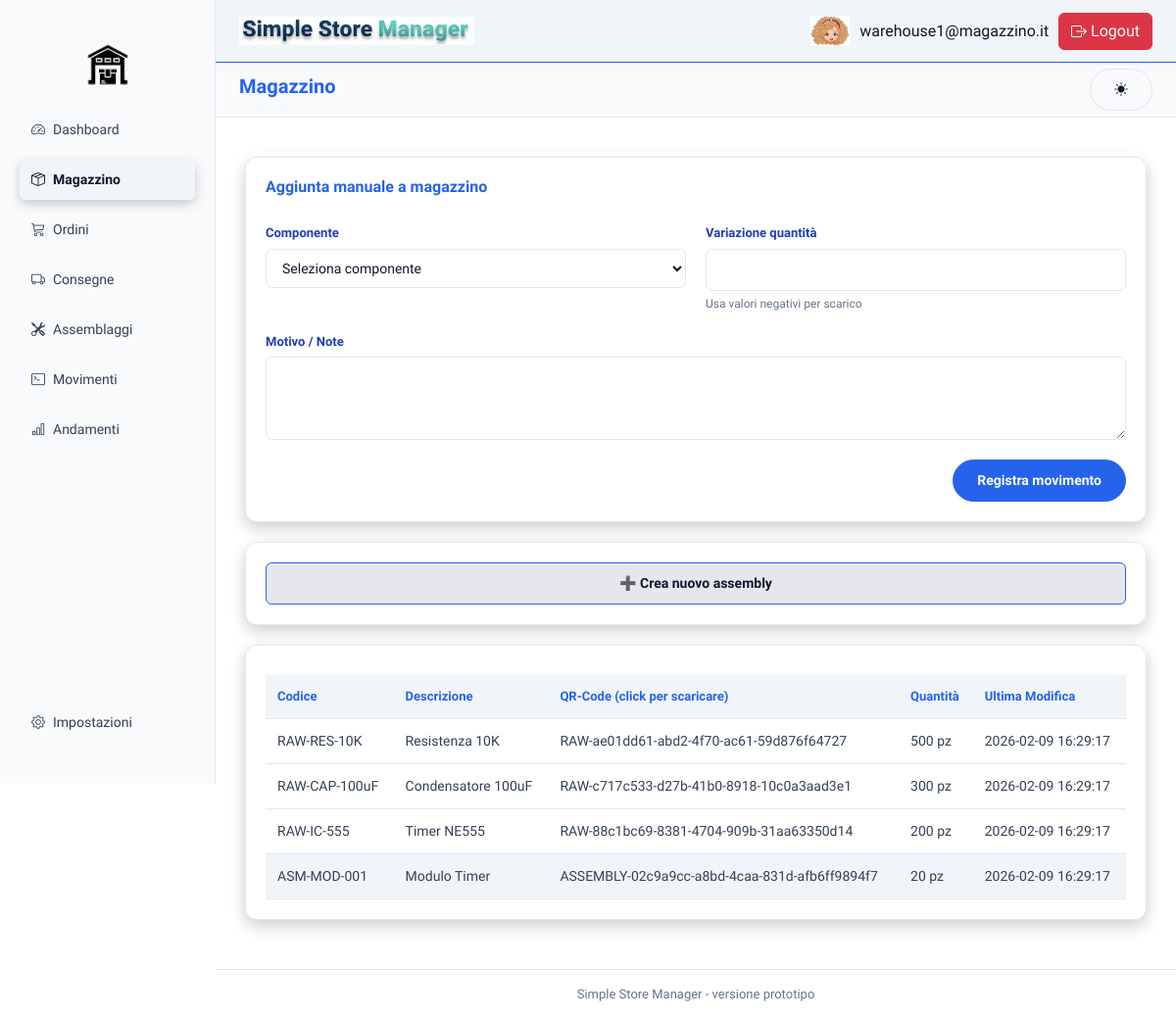
The app's page /index.php?page=magazzino (signed in) with its own data.
### tables this page shows
CREATE TABLE componenti (
    id INT(5) AUTO_INCREMENT PRIMARY KEY,
    sku VARCHAR(50) UNIQUE NOT NULL,
    nome VARCHAR(30) NOT NULL,
    qrcode VARCHAR(100) UNIQUE,
    unita_misura VARCHAR(10),
    tipo ENUM('RAW', 'ASSEMBLY') NOT NULL
);

CREATE TABLE stock (
    id_componente INT PRIMARY KEY,
    quantita INT NOT NULL DEFAULT 0,
    ultima_modifica DATETIME NOT NULL 
        DEFAULT CURRENT_TIMESTAMP 
        ON UPDATE CURRENT_TIMESTAMP,
    CONSTRAINT chk_stock_quantita CHECK (quantita >= 0)
);

### backend/query/componenti.php (called while the page is built, shortened)
<?php
function getComponenti(){
    $pdo=connect();
    $sql = "SELECT *
    FROM componenti c
    JOIN stock s ON c.id = s.id_componente
    ORDER BY c.tipo;";
    $stmt = $pdo->prepare($sql);
    $stmt->execute();
    return $stmt->fetchAll(PDO::FETCH_ASSOC);
}
?>

### frontend/magazzino/showStock.php (the view, shortened to what this page needs)
<div class="card full">
    <table class="orders-table">
        <thead>
            <tr>
                <th>Codice</th>
                <th>Descrizione</th>
                <th>QR-Code (click per scaricare)</th>
                <th>Quantità</th>
                <th>Ultima Modifica</th>
            </tr>
        </thead>
        <tbody>
            <?php foreach ($componenti as $componente): ?>
                <tr <?= $componente['tipo'] == 'ASSEMBLY' ? 'class="assembly_component"' : '' ?>>
                    <td><?= htmlspecialchars($componente['sku']); ?></td>
                    <td><?= htmlspecialchars($componente['nome']); ?></td>
                    <td><a  class="qr-download" download href="qr/<?= htmlspecialchars($componente['qrcode']); ?>.png"><?= htmlspecialchars($componente['qrcode']); ?></a></td>
                    <td><?= htmlspecialchars($componente['quantita']); ?> <?= htmlspecialchars($componente['unita_misura']); ?></td>
                    <td><?= htmlspecialchars($componente['ultima_modifica']); ?></td>
                </tr>
            <?php endforeach; ?>
        </tbody>
    </table>
</div>

### frontend/stile/layout.css (style rules this page uses)
* { box-sizing: border-box; margin: 0; padding: 0; }
body { font-family: "Sora", sans-serif; background-color: var(--background-color); color: var(--text-light); line-height: 1.5; -webkit-font-smoothing: antialiased; }
.card { background: var(--background-section); padding: 20px; border-radius: 12px; border: 1px solid var(--background-hover); box-shadow: 0 6px 16px rgba(0, 0, 0, 0.2); display: flex; flex-direction: column; color: var(--text-light); }
.card.full { width: 100%; margin: 20px 0; }
.orders-table, .assembly-table { width: 100%; border-collapse: collapse; margin-top: 10px; }
.orders-table th, .assembly-table th { text-align: left; font-size: 13px; color: var(--highlight-color); padding: 12px; background-color: var(--background-thead); font-weight: 600; border-bottom: 1px solid var(--border-color); }
.orders-table td, .assembly-table td { padding: 12px; border-bottom: 1px solid var(--background-hover); font-size: 14px; color: var(--text-grey); }
.assembly_component { background: var(--background-thead); cursor: pointer; font-weight: 500; color: var(--text-light); border-bottom: 1px solid var(--background-color); }
.qr-download { cursor: pointer; color: var(--text-grey); text-decoration: none; }

### frontend/stile/style-light.css (style rules this page uses)
:root { --primary-color: #f1f5f9; --secondary-color: #f59e0b; --highlight-color: #2563eb; --highlight-hover: #1e40af; --background-color: #ffffff; --background-alt: #f8fafc; --background-section: #ffffff; --background-thead: #f1f5f9; --background-hover: #e5e7eb; --text-light: #0f172a; --text-grey: #334155; --text-muted: #64748b; --text-admin: #1e40af; --error-color: #dc2626; --success-color: #16a34a; --warning-color: #f59e0b; --info-color: #2563eb; --border-color: #e2e8f0; --shadow-light: rgba(15, 23, 42, 0.08); --shadow-strong: rgba(15, 23, 42, 0.15); --bg-body: var(--background-color); --bg-card: var(--background-section); --bg-input: #f1f5f9; --border-input: #e2e8f0; --border-input-focus: var(--highlight-color); --btn-bg: var(--secondary-color); --btn-bg-hover: #d97706; --text-primary: var(--text-light); --text-placeholder: #94a3b8; --text-error: var(--error-color); --text-error-alt: #b91c1c; --shadow-card: var(--shadow-light); --shadow-input-focus: rgba(37, 99, 235, 0.25); --qr-overlay-bg: rgba(15, 23, 42, 0.45); --qr-modal-bg: #ffffff; --qr-modal-text: #0f172a; --qr-shadow: rgba(15, 23, 42, 0.15); --qr-canvas-bg: #f8fafc; --qr-code-bg: #ffffff; --qr-code-text: #0f172a; --qr-close-color: #64748b; --qr-close-hover: #1e40af; }

### records on screen
componenti: sku "RAW-RES-10K", nome "Resistenza 10K", qrcode "RAW-ae01dd61-abd2-4f70-ac61-59d876f64727", stock.quantita "500", unita_misura "pz", stock.ultima_modifica "2026-02-09 16:29:17"
componenti: sku "RAW-CAP-100uF", nome "Condensatore 100uF", qrcode "RAW-c717c533-d27b-41b0-8918-10c0a3aad3e1", stock.quantita "300", unita_misura "pz", stock.ultima_modifica "2026-02-09 16:29:17"
componenti: sku "RAW-IC-555", nome "Timer NE555", qrcode "RAW-88c1bc69-8381-4704-909b-31aa63350d14", stock.quantita "200", unita_misura "pz", stock.ultima_modifica "2026-02-09 16:29:17"
componenti: sku "ASM-MOD-001", nome "Modulo Timer", qrcode "ASSEMBLY-02c9a9cc-a8bd-4caa-831d-afb6ff9894f7", stock.quantita "20", unita_misura "pz", stock.ultima_modifica "2026-02-09 16:29:17"

### other values on screen
$pagina "Dashboard"
$pagina "Magazzino"
$pagina "Ordini"
$pagina "Consegne"
$pagina "Assemblaggi"
$pagina "Movimenti"
$pagina "Andamenti"
$pagina "Impostazioni"
$_SESSION['user'] "warehouse1@magazzino.it"
$page "Magazzino"
